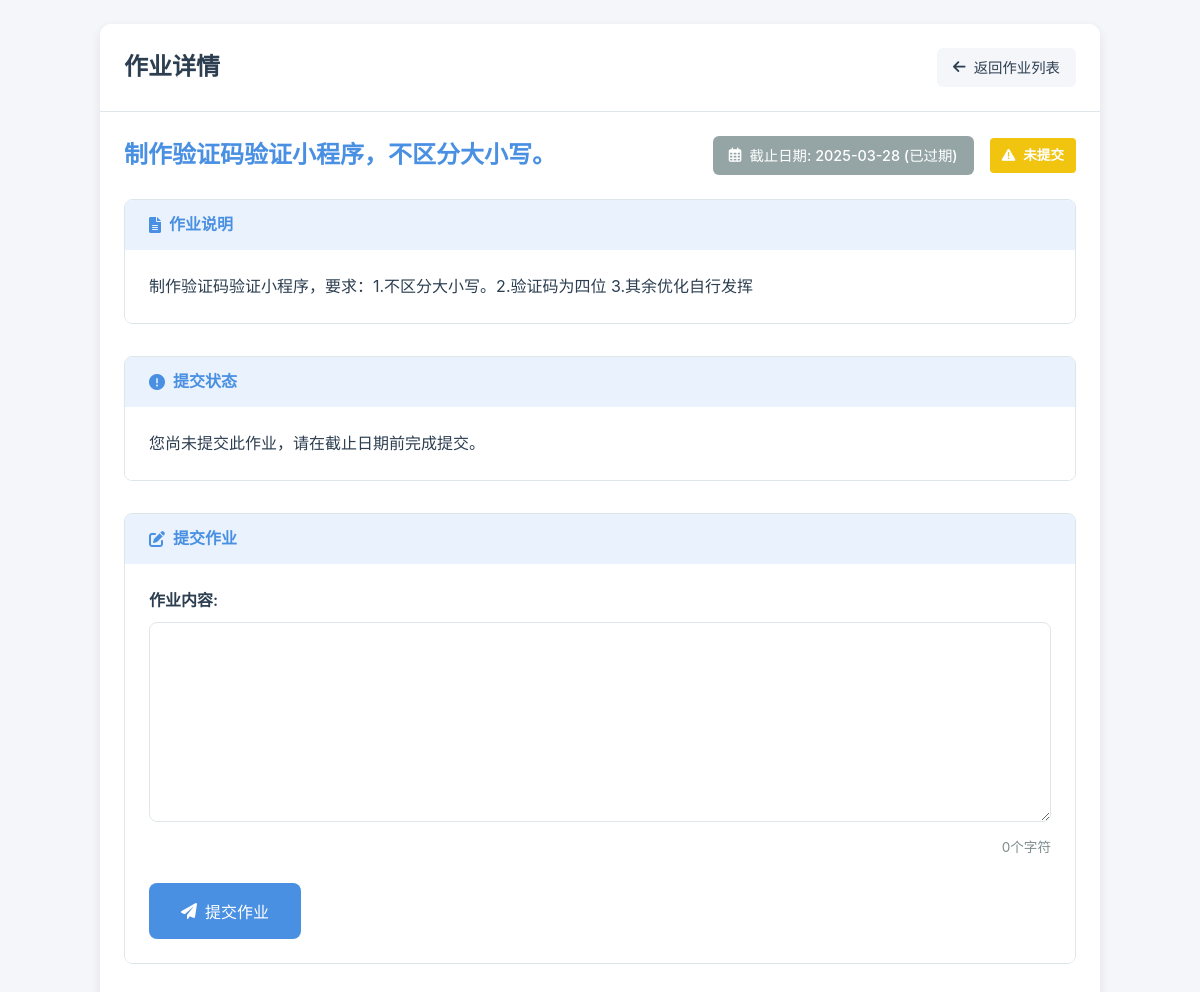
/submission_detail/25 (signed in), run on the app's committed database.
### wang/models/assignment.py (models this page shows)
class Assignment(db.Model):
    id = db.Column(db.Integer, primary_key=True, autoincrement=True)
    teacher_id = db.Column(db.Integer, db.ForeignKey('user.id'), nullable=False)
    title = db.Column(db.String(200), nullable=False)
    description = db.Column(db.Text)
    due_date = db.Column(db.Date, nullable=False)
    course_id = db.Column(db.Integer, db.ForeignKey('course.id'), nullable=False)
    submissions = db.relationship('Submission', backref='assignment', lazy=True)

### app.py (the view, shortened to what this page needs)
    @app.route('/submission_detail/<int:assignment_id>', methods=['GET', 'POST'])
    def submission_detail(assignment_id):
        assignment = Assignment.query.get(assignment_id)
        user = User.query.get(session.get('user_id'))
        content = ""
        submission = Submission.query.filter_by(assignment_id=assignment_id, student_id=user.id).first()
        return render_template('wang/submission_detail.html', assignment=assignment, user=user, submission=submission, )

### templates/wang/submission_detail.html (shortened to what this page needs)
<!DOCTYPE html>
            <html lang="zh">
            <head>
                <link rel="stylesheet" href="https://cdnjs.cloudflare.com/ajax/libs/font-awesome/6.0.0/css/all.min.css">
            </head>
            <body>
                <div class="container">
                    <div class="card">
                        <div class="card-header">
                            <h2>作业详情</h2>
                            <a href="{{ url_for('submission', student_id=user.id) }}" class="back-button">
                                <i class="fas fa-arrow-left"></i> 返回作业列表
                            </a>
                        </div>
                        <div class="card-body">
                            <div class="assignment-header">
                                <h3 class="assignment-title">{{ assignment.title }}</h3>
                                <div class="assignment-meta">
                                    <p class="deadline" id="deadline">
                                    </p>
                                    <span id="submissionStatus" class="status-badge {% if submission %}status-success{% else %}status-warning{% endif %}">
                                        {% if submission %}
                                            <i class="fas fa-check-circle"></i> 已提交
                                        {% else %}
                                            <i class="fas fa-exclamation-triangle"></i> 未提交
                                        {% endif %}
                                    </span>
                                </div>
                            </div>
                            <div class="section">
                                <div class="section-header">
                                    <i class="fas fa-file-alt"></i> 作业说明
                                </div>
                                <div class="section-body">
                                    <p>{{ assignment.description }}</p>
                                </div>
                            </div>
                            {% if submission %}
                            <div class="section">
                                <div class="section-header">
                                    <i class="fas fa-paper-plane"></i> 提交状态
                                </div>
                                <div class="section-body">
                                    <div class="submission-info">
                                        <div class="info-item">
                                            <span class="info-label">提交时间</span>
                                            <span class="info-value">{{ submission.submission_date.strftime('%Y-%m-%d %H:%M:%S') }}</span>
                                        </div>
                                        <div class="info-item">
                                            <span class="info-label">评分</span>
                                            <span class="info-value">
                                                {% if submission.grade is not none %}
                                                    <span class="grade-badge grade-value">{{ submission.grade }} / 10</span>
                                                {% else %}
                                                    <span class="grade-badge grade-pending">待评分</span>
                                                {% endif %}
                                            </span>
                                        </div>
                                    </div>
                                    <div class="section">
                                        <div class="section-header">
                                            <i class="fas fa-file-alt"></i> 提交内容
                                        </div>
                                        <div class="section-body">
                                            <p>{{ submission.data }}</p>
                                        </div>
                                    </div>
                                    {% if submission.feedback %}
                                    <div class="feedback-box">
                                        <h4><i class="fas fa-robot"></i> AI评语</h4>
                                        <p>{{ submission.feedback }}</p>
                                    </div>
                                    {% endif %}
                                </div>
                            </div>
                            {% else %}
                            <div class="section">
                                <div class="section-header">
                                    <i class="fas fa-exclamation-circle"></i> 提交状态
                                </div>
                                <div class="section-body">
                                    <p>您尚未提交此作业，请在截止日期前完成提交。</p>
                                </div>
                            </div>
                            {% endif %}
                            <div class="section">
                                <div class="section-header">
                                    <i class="fas fa-edit"></i> {% if submission %}更新作业{% else %}提交作业{% endif %}
                                </div>
                                <div class="section-body">
                                    <form id="submissionForm" action="{{ url_for('submission_detail', assignment_id=assignment.id) }}" method="post">
                                        <div class="form-group">
                                            <label class="form-label" for="content">作业内容:</label>
                                            <textarea id="content" name="content" required>{% if submission %}{{ submission.content }}{% endif %}</textarea>
                                            <div id="wordCounter" class="word-counter">0个字符</div>
                                        </div>
                                        <button type="submit" id="submitButton" class="button">
                                            <i class="fas fa-paper-plane"></i> {% if submission %}更新提交{% else %}提交作业{% endif %}
                                        </button>
                                    </form>
                                </div>
                            </div>
                        </div>
                    </div>
                </div>
            </html>

### templates/wang/submission_detail.html (style rules this page uses)
:root { --primary-color: #4a90e2; --primary-light: #eaf2fd; --success-color: #2ecc71; --warning-color: #f1c40f; --error-color: #e74c3c; --text-color: #2c3e50; --text-light: #7f8c8d; --border-color: #dfe6e9; --bg-color: #f5f6fa; --card-shadow: 0 4px 12px rgba(0, 0, 0, 0.08); --transition: all 0.3s ease; }
* { margin: 0; padding: 0; box-sizing: border-box; }
body { font-family: -apple-system, BlinkMacSystemFont, 'Segoe UI', Roboto, sans-serif; line-height: 1.6; color: var(--text-color); background: var(--bg-color); padding: 1.5rem; }
.container { max-width: 1000px; margin: 0 auto; }
.card { background: white; border-radius: 12px; box-shadow: var(--card-shadow); margin-bottom: 2rem; overflow: hidden; }
.card-header { padding: 1.5rem; border-bottom: 1px solid var(--border-color); display: flex; justify-content: space-between; align-items: center; background: white; }
.card-body { padding: 1.5rem; }
.back-button { text-decoration: none; color: var(--text-color); background: var(--bg-color); padding: 0.5rem 1rem; border-radius: 6px; font-size: 0.9rem; transition: var(--transition); display: flex; align-items: center; gap: 0.5rem; }
.assignment-header { display: flex; justify-content: space-between; align-items: flex-start; margin-bottom: 1.5rem; flex-wrap: wrap; gap: 1rem; }
.assignment-title { color: var(--primary-color); margin: 0; font-size: 1.5rem; }
.assignment-meta { display: flex; align-items: center; gap: 1rem; flex-wrap: wrap; }
.deadline { display: inline-flex; align-items: center; gap: 0.5rem; padding: 0.5rem 1rem; border-radius: 6px; font-weight: 500; font-size: 0.9rem; }
.deadline-passed { color: white; background-color: #95a5a6; }
.section { margin-bottom: 2rem; border: 1px solid var(--border-color); border-radius: 8px; overflow: hidden; }
.section-header { background: var(--primary-light); padding: 0.75rem 1.5rem; font-weight: 600; color: var(--primary-color); display: flex; align-items: center; gap: 0.5rem; }
.section-body { padding: 1.5rem; background: white; }
.status-badge { display: inline-flex; align-items: center; gap: 0.5rem; padding: 0.4rem 0.75rem; border-radius: 4px; font-size: 0.85rem; font-weight: 600; color: white; }
.status-warning { background: var(--warning-color); }
.form-group { margin-bottom: 1.5rem; }
.form-label { display: block; margin-bottom: 0.5rem; font-weight: 600; }
textarea { width: 100%; min-height: 200px; padding: 1rem; border: 1px solid var(--border-color); border-radius: 8px; font-size: 1rem; font-family: inherit; resize: vertical; transition: var(--transition); }
.button { display: inline-flex; align-items: center; justify-content: center; gap: 0.5rem; background: var(--primary-color); color: white; border: none; padding: 1rem 2rem; border-radius: 8px; font-size: 1rem; font-weight: 500; cursor: pointer; transition: var(--transition); }
.word-counter { color: var(--text-light); font-size: 0.85rem; text-align: right; margin-top: 0.5rem; }

### data on the page
Assignment: title "制作验证码验证小程序，不区分大小写。", description "制作验证码验证小程序，要求：1.不区分大小写。2.验证码为四位 3.其余优化自行发挥"
